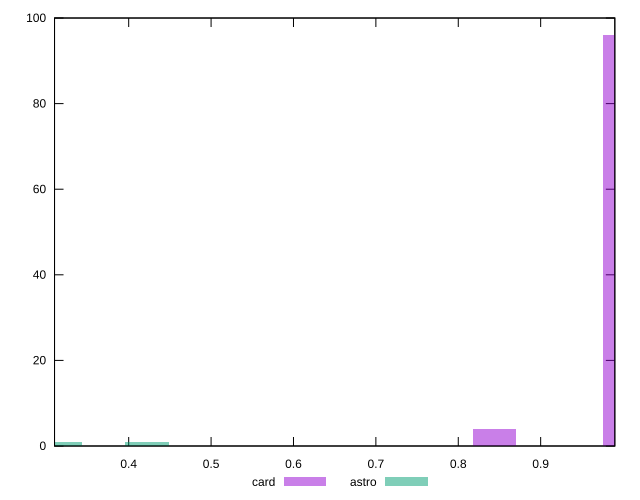

The gnuplot source for this figure:
reset

$card <<EOF
0.8441149004235514 4
1.0023864442529673 96
EOF

$astro <<EOF
0.31654308765883177 1
0.4220574502117757 1
EOF

set key outside below
set boxwidth 0.052757181276471964
set xrange [0.31:0.99]
set yrange [0:100]
set trange [0:100]
set style fill transparent solid 0.5 noborder
set terminal svg size 640, 500 enhanced background rgb 'white'
set output "reports/report_00031_2021-02-24T23-18-18.084Z/meta/score/comparison/histogram/2_vs_3.svg"

plot $card title "card" with boxes, \
     $astro title "astro" with boxes

reset
